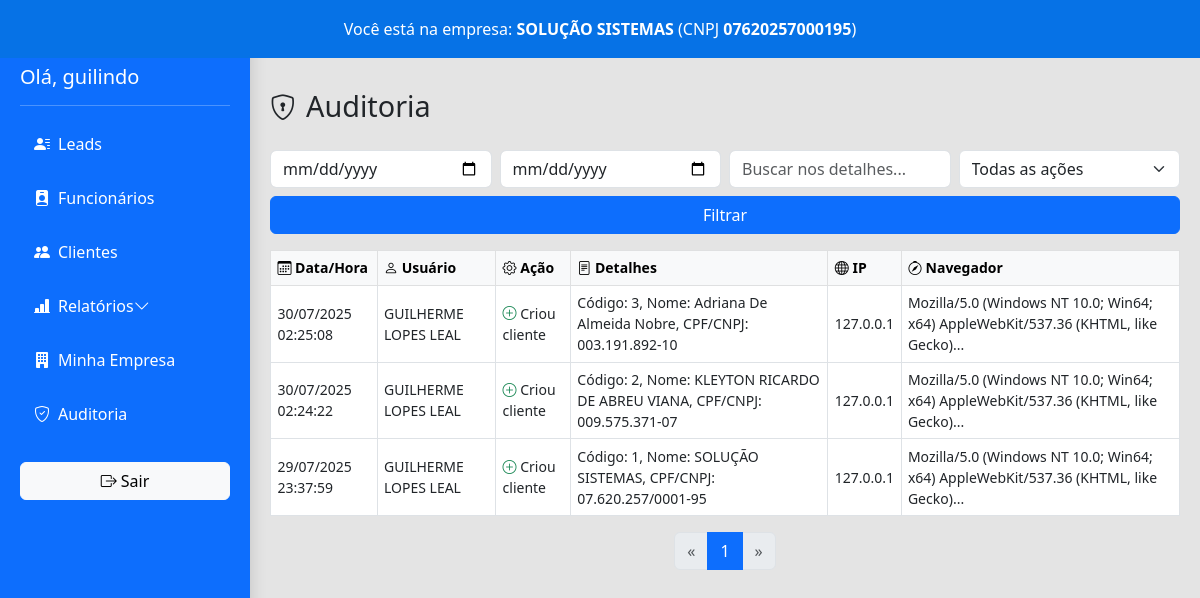
The app's page /painel_logs (signed in) with its own data.
### models.py (models this page shows, shortened)
class Usuario(db.Model, UserMixin):
    __tablename__ = 'usuario'  # 👈 se quiser explicitar
    codigo = db.Column(db.Integer, nullable=False)
    id = db.Column(db.Integer, primary_key=True)
    nome = db.Column(db.String(100), unique=True, nullable=False)
    nome_usuario = db.Column(db.String(50), unique=True)
    ativo = db.Column(db.Boolean, default=True)
    email = db.Column(db.String(120), nullable=True)
    senha_hash = db.Column(db.String(128), nullable=False)
    tipo = db.Column(db.String(20), nullable=False, default='vendedor')
    empresa_id = db.Column(db.Integer, db.ForeignKey('empresas.id'), nullable=True)
    empresa = db.relationship('Empresa', back_populates='usuarios')  # 🧠 nome explícito
    __table_args__ = (
        db.UniqueConstraint('codigo', 'empresa_id'),
    )

class Empresa(db.Model):
    __tablename__ = 'empresas'
    id = db.Column(db.Integer, primary_key=True)
    nome = db.Column(db.String(100), nullable=False, unique=True)
    slug = db.Column(db.String(100), nullable=False, unique=True)
    plano = db.Column(db.String(50), default='gratuito')
    criada_em = db.Column(db.DateTime, default=datetime.utcnow)
    cnpj = db.Column(db.String(20), nullable=True)
    telefone = db.Column(db.String(50), nullable=True)
    email = db.Column(db.String(120), nullable=True)
    endereco = db.Column(db.String(200), nullable=True)
    cidade = db.Column(db.String(50), nullable=True)
    estado = db.Column(db.String(2), nullable=True)
    representante = db.Column(db.String(100), nullable=True)
    codigo = db.Column(db.String(20), unique=True, nullable=False, default=lambda: str(uuid.uuid4())[:8])
    usuarios = db.relationship('Usuario', back_populates='empresa')  # ✅ conexão bidirecional

class LogAcao(db.Model):
    __tablename__ = 'log_acao'
    id = db.Column(db.Integer, primary_key=True)
    usuario_id = db.Column(db.Integer, db.ForeignKey('usuario.id'), nullable=False)
    acao = db.Column(db.String(100), nullable=False)
    detalhes = db.Column(db.Text, nullable=True)
    ip = db.Column(db.String(45))
    user_agent = db.Column(db.Text)
    data_hora = db.Column(db.DateTime, default=datetime.utcnow)
    usuario = db.relationship('Usuario', backref='logs')

### app.py (the view)
@app.route('/painel_logs')
@login_required
@permissoes_requeridas('admin')
def painel_logs():
    acoes_raw = db.session.query(LogAcao.acao).distinct().all()
    acoes_lista = sorted({acao[0] for acao in acoes_raw if acao[0]})
    pagina = request.args.get('pagina', 1, type=int)
    termo = request.args.get('termo', '')
    acao = request.args.get('acao', '')  # ajustando nome para bater com o template
    query = LogAcao.query.order_by(LogAcao.data_hora.desc())
    if termo:
        query = query.filter(LogAcao.detalhes.ilike(f"%{termo}%"))
    if acao:
        query = query.filter(LogAcao.acao == acao)
    logs = query.paginate(page=pagina, per_page=15)
    return render_template(
        'painel_logs.html',
        logs=logs,
        acoes=acoes_lista,
        termo=termo,
        acao=acao
    )

### app.py (called while the page is built)
def permissoes_requeridas(*tipos_permitidos):
    def decorator(f):
        @wraps(f)
        def wrapper(*args, **kwargs):
            if current_user.tipo not in tipos_permitidos:
                abort(403)  # acesso proibido
            return f(*args, **kwargs)
        return wrapper
    return decorator

@login_manager.user_loader
def load_user(user_id):
    return db.session.get(Usuario, int(user_id))

@app.context_processor
def inject_empresa():
    if current_user.is_authenticated:
        return {'empresa': current_user.empresa}
    return {'empresa': None}

### templates/painel_logs.html (shortened to what this page needs)
{% extends "base.html" %}
{% block conteudo %}
<h1 class="mb-4">
  <i class="bi bi-shield-lock" style="font-size: 1.6rem;"></i>
  <span style="font-size: 1.8rem;">Auditoria</span>
</h1>
<form method="get" class="row g-2 mb-3">
  <div class="col-md-3">
    <input type="date" name="data_inicio" class="form-control" value="{{ request.args.get('data_inicio', '') }}">
  </div>
  <div class="col-md-3">
    <input type="date" name="data_fim" class="form-control" value="{{ request.args.get('data_fim', '') }}">
  </div>
  <div class="col-md-3">
    <input type="text" name="termo" class="form-control" placeholder="Buscar nos detalhes..." value="{{ termo }}">
  </div>
  <div class="col-md-3">
    <select name="acao" class="form-select">
      <option value="">Todas as ações</option>
    </select>
  </div>
  <div class="col-12">
    <button type="submit" class="btn btn-primary w-100">Filtrar</button>
  </div>
</form>
<div class="table-responsive">
  <table class="table table-bordered table-hover align-middle">
    <thead class="table-light">
      <tr>
        <th scope="col"><i class="bi bi-calendar3"></i> Data/Hora</th>
    <th scope="col"><i class="bi bi-person"></i> Usuário</th>
    <th scope="col"><i class="bi bi-gear"></i> Ação</th>
    <th scope="col"><i class="bi bi-file-text"></i> Detalhes</th>
    <th scope="col"><i class="bi bi-globe"></i> IP</th>
    <th scope="col"><i class="bi bi-compass"></i> Navegador</th>
      </tr>
    </thead>
    <tbody>
      {% for log in logs.items %}
      <tr>
        <td>{{ log.data_hora.strftime('%d/%m/%Y %H:%M:%S') }}</td>
        <td>{{ log.usuario.nome }}</td>
        {% set acao_lower = log.acao|lower %}
        <td class="log-acao">
          {% if "excluiu" in acao_lower %}
            <i class="bi bi-trash3 text-danger"></i>
          {% elif "editou" in acao_lower %}
            <i class="bi bi-pencil-square text-primary"></i>
          {% elif "criou" in acao_lower %}
            <i class="bi bi-plus-circle text-success"></i>
          {% elif "atualizou" in acao_lower %}
            <i class="bi bi-arrow-repeat text-warning"></i>
          {% else %}
            <i class="bi bi-info-circle text-secondary"></i>
          {% endif %}
          {{ log.acao }}
        </td>
        <td>{{ log.detalhes }}</td>
        <td>{{ log.ip }}</td>
        <td>{{ log.user_agent[:80] }}{% if log.user_agent|length > 80 %}...{% endif %}</td>
      </tr>
      {% else %}
      <tr><td colspan="6" class="text-center">Nenhum log encontrado.</td></tr>
      {% endfor %}
    </tbody>
  </table>
</div>
<nav>
  <ul class="pagination justify-content-center">
    {% if logs.has_prev %}
    <li class="page-item">
      <a class="page-link" href="{{ url_for('painel_logs', pagina=logs.prev_num, termo=termo, acao=acao) }}">&laquo;</a>
    </li>
    {% else %}
    <li class="page-item disabled"><span class="page-link">&laquo;</span></li>
    {% endif %}
    <li class="page-item active"><span class="page-link">{{ logs.page }}</span></li>
    {% if logs.has_next %}
    <li class="page-item">
      <a class="page-link" href="{{ url_for('painel_logs', pagina=logs.next_num, termo=termo, acao=acao) }}">&raquo;</a>
    </li>
    {% else %}
    <li class="page-item disabled"><span class="page-link">&raquo;</span></li>
    {% endif %}
  </ul>
</nav>
{% endblock %}

### templates/base.html (shortened to what this page needs)
<!DOCTYPE html>
<html lang="pt-br">
<head>
  <link href="https://cdn.jsdelivr.net/npm/bootstrap@5.3.0/dist/css/bootstrap.min.css" rel="stylesheet">
  <link href="https://cdn.jsdelivr.net/npm/bootstrap-icons/font/bootstrap-icons.css" rel="stylesheet">
  <link rel="stylesheet" href="https://cdn.datatables.net/1.13.6/css/jquery.dataTables.min.css">
  <link rel="stylesheet" href="{{ url_for('static', filename='css/leads.css') }}">
</head>
<body>
  {% if current_user.is_authenticated %}
  <div class="sidebar shadow">
    <h4 class="mb-3">Solução Leads</h4>
    <h5> Olá, {{ current_user.nome_usuario }}</h5>
    <hr class="mb-3">
    <ul class="nav flex-column">
  <li class="nav-item"><a class="nav-link" href="/"><i class="bi bi-person-lines-fill"></i> Leads</a></li>
  <li class="nav-item"><a class="nav-link" href="/listar_funcionarios"><i class="bi bi-person-badge-fill"></i> Funcionários</a></li>
  <li class="nav-item"><a class="nav-link" href="/listar_clientes"><i class="bi bi-people-fill"></i> Clientes</a></li>
<li class="nav-item">
  <a class="nav-link" data-bs-toggle="collapse" href="#submenuRelatorios" role="button" aria-expanded="false" aria-controls="submenuRelatorios">
    <i class="bi bi-bar-chart-line-fill"></i> Relatórios
    <i class="bi bi-chevron-down float-end"></i>
  </a>
</li>
  <li class="nav-item"><a class="nav-link" href="{{ url_for('minha_empresa') }}"><i class="bi bi-building-fill"></i> Minha Empresa</a></li>
  {% if current_user.tipo == 'admin' %}
  <li class="nav-item"><a class="nav-link" href="{{ url_for('painel_logs') }}"><i class="bi bi-shield-check"></i> Auditoria</a></li>
  {% endif %}
  <li class="nav-item mt-3">
    <a class="btn btn-light w-100" href="/logout"><i class="bi bi-box-arrow-right"></i> Sair</a>
  </li>
</ul>
  </div>
  <header class="empresa-header">
    {% if empresa %}
    <div class="alert text-center mb-0 rounded-0">
      Você está na empresa: <strong>{{ empresa.nome }}</strong> (CNPJ <strong>{{ empresa.cnpj }}</strong>)
    </div>
    {% endif %}
  </header>
  {% endif %}
  <div class="content">
    {% block conteudo %}{% endblock %}
  </div>
</body>
</html>

### static/css/leads.css (style rules this page uses)
body { background-color: rgb(228, 228, 228); }
.sidebar { width: 250px; background-color: #1378dd; color: #fff; padding: 24px; height: 100vh; position: fixed; top: 0; left: 0; box-shadow: 2px 0 10px rgba(0,0,0,0.05); }
.sidebar h4 { color: #fff; font-weight: 600; }
.sidebar .nav-link { color: #fff; padding: 10px 14px; border-radius: 6px; display: flex; align-items: center; margin-bottom: 10px; font-weight: 500; transition: background 0.2s ease; }
.sidebar .nav-link i { margin-right: 8px; }
@media (max-width: 1440px) { .table td, .table th { font-size: 0.875rem; padding: 0.4rem; } }
.log-acao i.bi-plus-circle { color: #198754; }

### templates/base.html (style rules this page uses)
body { display: flex; min-height: 100vh; flex-direction: column; }
.content { margin-left: 270px; padding: 20px; flex: 1; }
.empresa-header .alert { margin: 0; margin-left: 250px; border-radius: 0; background-color: #0672e6; color: white; width: calc(100% - 250px); position: sticky; top: 56px; z-index: 1040; }
.sidebar { position: fixed; left: 0; width: 250px; height: 100vh; z-index: 1030; background-color: #0d6efd; padding: 20px; overflow-y: auto; }
@media (max-width: 1440px) { .empresa-header .alert { margin-left: 0; width: 100%; text-align: center; } }
@media (max-width: 1440px) { .sidebar { left: 0; width: 250px; } }
@media (max-width: 1440px) { .content { margin-left: 250px; } }

### records on screen
Usuario: nome_usuario "guilindo"
Empresa: nome "SOLUÇÃO SISTEMAS", cnpj "07620257000195"
LogAcao: data_hora "30/07/2025 02:25:08", usuario.nome "GUILHERME LOPES LEAL", acao "Criou cliente", detalhes "Código: 3, Nome: Adriana De Almeida Nobre, CPF/CNPJ: 003.191.892-10", ip "127.0.0.1", user_agent "Mozilla/5.0 (Windows NT 10.0; Win64; x64) AppleWebKit/537.36 (KHTML, like Gecko)"
LogAcao: data_hora "30/07/2025 02:24:22", usuario.nome "GUILHERME LOPES LEAL", acao "Criou cliente", detalhes "Código: 2, Nome: KLEYTON RICARDO DE ABREU VIANA, CPF/CNPJ: 009.575.371-07", ip "127.0.0.1", user_agent "Mozilla/5.0 (Windows NT 10.0; Win64; x64) AppleWebKit/537.36 (KHTML, like Gecko)"
LogAcao: data_hora "29/07/2025 23:37:59", usuario.nome "GUILHERME LOPES LEAL", acao "Criou cliente", detalhes "Código: 1, Nome: SOLUÇÃO SISTEMAS, CPF/CNPJ: 07.620.257/0001-95", ip "127.0.0.1", user_agent "Mozilla/5.0 (Windows NT 10.0; Win64; x64) AppleWebKit/537.36 (KHTML, like Gecko)"

### other values on screen
{{ logs.page }} "1"
